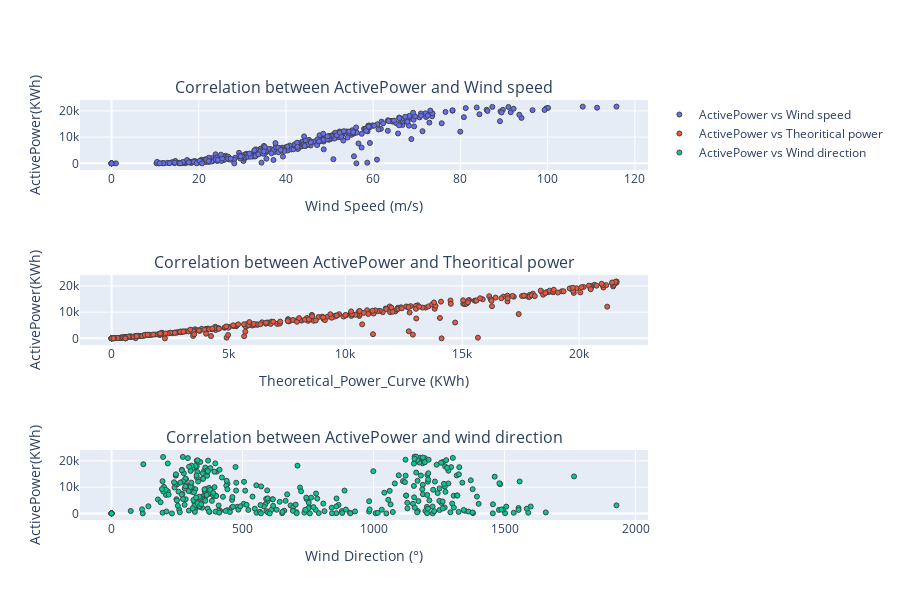

This figure's notebook cell:
### Markdown cell above
#### Correlation between dependent and independent variables ('LV Activepower vs others') 
* from the plot it's clear that wind speed and theoretical_power_curve are highly correlated with the dependent variable ('LV Activepower'), however the wind direction seems to be less correlated with the target variable.

### Code cell
## define the title of each plot
titles = ['Correlation between ActivePower and Wind speed',
          'Correlation between ActivePower and Theoritical power',
          'Correlation between ActivePower and wind direction']
## the name of each plot curve 
names = ['ActivePower vs Wind speed',
         'ActivePower vs Theoritical power',
         'ActivePower vs Wind direction']
## creat a canvas with three subplots
fig = make_subplots(rows = 3, cols=1,subplot_titles= titles,vertical_spacing = 0.25)
## loop over the subplots to plot the correlation between dependent variable ('LV Activ') and the indepedent ones 
for i in range(3):
    fig.add_trace(go.Scatter(y = Turbine_vis['LV ActivePower (kW)'],
                             x = Turbine_vis.iloc[:,i+1],name = names[i],                           
                             mode = 'markers',
                             marker = {
                                     'size':5,
                                     'line':{
                                             'width': 1
                                            }
                                     }),
                                     row = i+1,
                                     col = 1)
    fig.update_yaxes(title = "ActivePower(KWh)",row = i+1,col = 1)
    fig.update_xaxes(title = list(Turbine_vis.columns)[i+1], row = i+1, col = 1)

fig.update_layout(width = 900, height = 600)
fig.show()

### Figure 1 — Plotly figure (JSON) as saved in the notebook; plotly's stock layout.template omitted (floating-point values rounded to 4 significant figures; data arrays with more than 128 entries replaced by an {"elided": "..."} marker saying what was removed)
{"data": [{"marker": {"line": {"width": 1}, "size": 5}, "mode": "markers", "name": "ActivePower vs Wind speed", "type": "scatter", "x": {"elided": "365 float values"}, "xaxis": "x", "y": {"elided": "365 float values"}, "yaxis": "y"}, {"marker": {"line": {"width": 1}, "size": 5}, "mode": "markers", "name": "ActivePower vs Theoritical power", "type": "scatter", "x": {"elided": "365 float values"}, "xaxis": "x2", "y": {"elided": "365 float values"}, "yaxis": "y2"}, {"marker": {"line": {"width": 1}, "size": 5}, "mode": "markers", "name": "ActivePower vs Wind direction", "type": "scatter", "x": {"elided": "365 float values"}, "xaxis": "x3", "y": {"elided": "365 float values"}, "yaxis": "y3"}], "layout": {"annotations": [{"font": {"size": 16}, "showarrow": false, "text": "Correlation between ActivePower and Wind speed", "x": 0.5, "xanchor": "center", "xref": "paper", "y": 1.0, "yanchor": "bottom", "yref": "paper"}, {"font": {"size": 16}, "showarrow": false, "text": "Correlation between ActivePower and Theoritical power", "x": 0.5, "xanchor": "center", "xref": "paper", "y": 0.5833, "yanchor": "bottom", "yref": "paper"}, {"font": {"size": 16}, "showarrow": false, "text": "Correlation between ActivePower and wind direction", "x": 0.5, "xanchor": "center", "xref": "paper", "y": 0.1667, "yanchor": "bottom", "yref": "paper"}], "height": 600, "width": 900, "xaxis": {"anchor": "y", "domain": [0, 1], "title": {"text": "Wind Speed (m/s)"}}, "xaxis2": {"anchor": "y2", "domain": [0, 1], "title": {"text": "Theoretical_Power_Curve (KWh)"}}, "xaxis3": {"anchor": "y3", "domain": [0, 1], "title": {"text": "Wind Direction (°)"}}, "yaxis": {"anchor": "x", "domain": [0.8333, 1.0], "title": {"text": "ActivePower(KWh)"}}, "yaxis2": {"anchor": "x2", "domain": [0.4167, 0.5833], "title": {"text": "ActivePower(KWh)"}}, "yaxis3": {"anchor": "x3", "domain": [0, 0.1667], "title": {"text": "ActivePower(KWh)"}}}}
